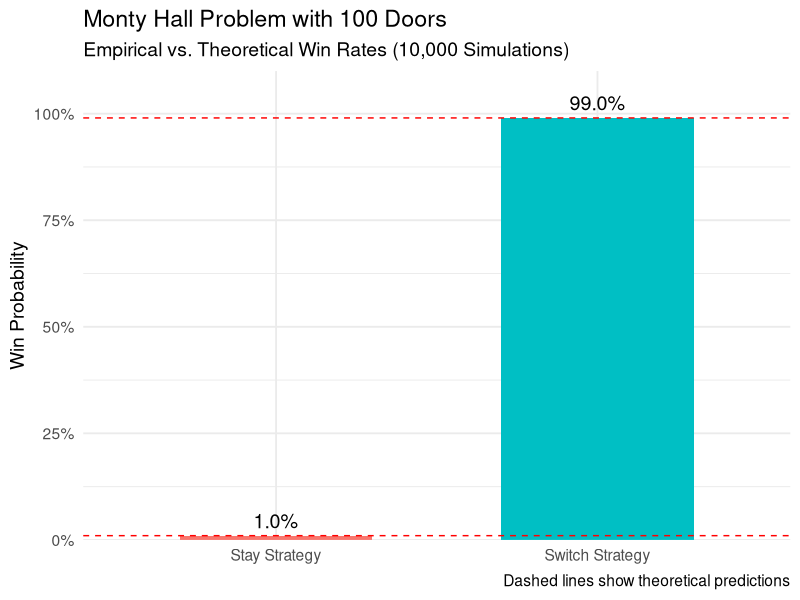

Reproduce this figure in R.
## ---- chunk 1
set.seed(168)
library(tidyverse)
library(purrr)
library(scales)
## ---- chunk 2

simulate_one_game <- function(n_doors) {
  prize <- sample(n_doors, 1)
  initial_choice <- sample(n_doors, 1)
  
  # Host opens all but one losing door
  remaining_doors <- setdiff(1:n_doors, c(initial_choice, prize))
  monty_opens <- sample(remaining_doors, n_doors - 2, replace = FALSE)
  
  # Determine switched choice
  switched_choice <- setdiff(1:n_doors, c(initial_choice, monty_opens))
  
  tibble(
    stay_win = initial_choice == prize,
    switch_win = switched_choice == prize
  )
}

sim_results <- map_df(
  1:10000, 
  ~ simulate_one_game(n_doors = 100),
  .id = "trial"
)

results <- sim_results |> 
  summarize(
    stay_win_rate = mean(stay_win),
    switch_win_rate = mean(switch_win),
    .groups = 'drop'
  )|> 
  mutate(
    theoretical_stay = 1/100,
    theoretical_switch = 99/100
  )
## ---- chunk 3
ggplot(results |> pivot_longer(cols = -contains("theoretical")), 
       aes(x = name, y = value, fill = name)) +
  geom_col(width = 0.6) +
  geom_hline(
    aes(yintercept = theoretical_stay), 
    linetype = "dashed", 
    color = "red"
  ) +
  geom_hline(
    aes(yintercept = theoretical_switch), 
    linetype = "dashed", 
    color = "red"
  ) +
  geom_text(
    aes(label = percent(value, accuracy = 0.1)), 
    vjust = -0.5, 
    size = 5
  ) +
  scale_y_continuous(
    labels = percent_format(), 
    limits = c(0, 1),
    expand = expansion(mult = c(0, 0.1))
  ) +
  scale_x_discrete(
    labels = c("Stay Strategy", "Switch Strategy")
  ) +
  labs(
    title = "Monty Hall Problem with 100 Doors",
    subtitle = "Empirical vs. Theoretical Win Rates (10,000 Simulations)",
    y = "Win Probability",
    x = NULL,
    caption = "Dashed lines show theoretical predictions"
  ) +
  theme_minimal(base_size = 14) +
  theme(legend.position = "none")
